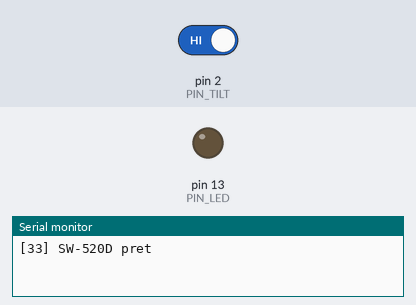
A sketch run on a simulated Arduino Uno, built with avr-gcc and run on an emulated ATmega328P. Shown: output pins drawn as LEDs (lit = HIGH), the last lines printed to the serial monitor. The inputs (shaded band) are chosen by the test bench; at power-on: pin 2 (PIN_TILT) HIGH.

Above: at 1.2 s.
1.3 s: pin 2 (PIN_TILT) driven LOW
2.8 s: pin 2 (PIN_TILT) driven HIGH
At 4.2 s:
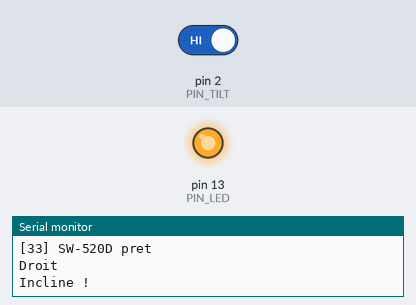
Timing chart, 0 to 5.8 s (numbered marks = the images above; inputs shaded):
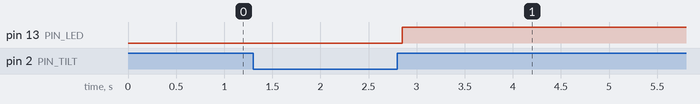

Measured:
- after the input at 2.8 s, pin 13 (PIN_LED): LOW → HIGH after 0.05 s

The sketch:

33_SW-520D_Inclinaison.ino
```cpp
/*
 * =====================================================================
 *  Arduino Lab Nexus v6.1.0 STABLE  -  SW-520D Inclinaison
 * =====================================================================
 *  Explication : Détecte l'inclinaison d'un capteur à bille SW-520D avec anti-rebond logiciel.
 *  Carte       : Arduino UNO / Nano (ATmega328P) - compatible Mega
 *  Moniteur    : 9600 bauds
 *
 *  Câblage :
 *   Arduino D2     -> SW-520D broche 1
 *   Arduino GND    -> SW-520D broche 2
 *
 *  Bibliothèques requises (arduino-cli lib install "...") : aucune
 * =====================================================================
 */
// @libs:

// Broches
const uint8_t PIN_TILT = 2;
const uint8_t PIN_LED  = 13;
const unsigned long ANTI_REBOND_MS = 50;

int etatStable = HIGH;
int dernierEtat = HIGH;
unsigned long dernierChangement = 0;

void setup() {
  pinMode(PIN_TILT, INPUT_PULLUP);   // pull-up interne : LOW = contact fermé (droit)
  pinMode(PIN_LED, OUTPUT);
  Serial.begin(9600);
  Serial.println(F("[33] SW-520D pret"));
}

void loop() {
  int lecture = digitalRead(PIN_TILT);
  // Anti-rebond : on attend que l'état soit stable
  if (lecture != dernierEtat) dernierChangement = millis();
  if (millis() - dernierChangement > ANTI_REBOND_MS && lecture != etatStable) {
    etatStable = lecture;
    digitalWrite(PIN_LED, etatStable == HIGH ? HIGH : LOW);
    Serial.println(etatStable == HIGH ? F("Incline !") : F("Droit"));
  }
  dernierEtat = lecture;
}
```
